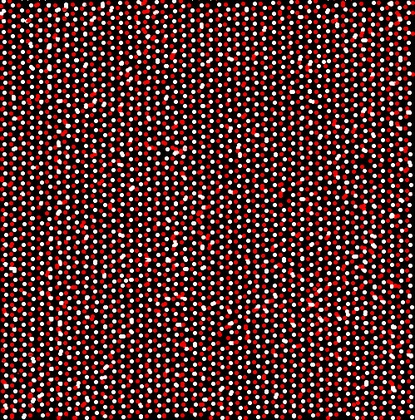
%> input picture 项目一着色底图1.jpg, 415 x 420 px, shrunk from 499 x 505 before the run
$ octave zhuose.m   (GNU Octave 9; MATLAB toolbox functions it lacks are replaced by stand-ins)
%> lines starting %> are read from the running program, lines starting %| are printed output that depends on the picture; in (x1, y1, x2, y2) boxes, pixels count from 0 and x2, y2 are one past the last pixel; in counts of white or black regions, pixels touching at a corner belong together; the program's own positions count from 1
### redTransformer.m
%% 红色通道映射函数
function R = redTransformer(X)
R = zeros(size(X));
R(X < 90) = 0;
R(100 <= X & X < 129) =255;%S+S黄色
R(129 <= X & X < 161) =160;%Mo紫色
R(161 <= X & X < 186) =0;%S+Se绿色
R(186<= X & X < 200) =0;%Se+Se青色(上限原为246)
R(200 <= X) =255;%W红色
end

### gray2rgb.m
%% 灰度图转换为彩色图
function I = gray2rgb(X)
R = redTransformer(X);
G = greenTransformer(X);
B = blueTransformer(X);
I(:,:,1) = R;
I(:,:,2) = G;
I(:,:,3) = B;
I = uint8(I);
end

### blueTransformer.m
%% 蓝色通道映射函数
function B = blueTransformer(X)
B = zeros(size(X));
B(X < 90) = 0;
B(100 <= X & X < 129) =0;
B(129 <= X & X < 161) =240;
B(161 <= X & X < 186) =0;
B(186<= X & X < 200) =255;
B(X >=200) = 0;
end

### greenTransformer.m
%% 绿色通道映射函数
function G = greenTransformer(X)
G = zeros(size(X));
G(X < 90) = 0;
G(100 <= X & X < 129) =255;
G(129 <= X & X < 161) =32;
G(161 <= X & X < 186) =255;
G(186<= X & X < 200) =255;
G(X >=200) = 0;
end

### zhuose.m
clear
clc
im_rgb = imread('项目一着色底图1.jpg');
%> im_rgb is the input picture: size 420x415x3 uint8; mean R, G, B 86.7, 46.1, 46.2
im_gray = rgb2gray(im_rgb);
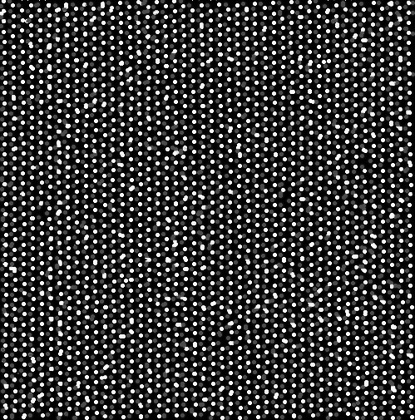
%> im_gray: size 420x415 uint8; min 0, max 255, mean 58.2
[r,c]=size(im_gray);
%> r = 420; c = 415
for i=1:c
    for j=1:r
        if im_gray(j,i) < 200 && im_gray(j,i) > 60
            im_gray(j,i) = 100;
        elseif im_gray(j,i)<20
                im_gray(j,i) = 0;
        end
    end
end
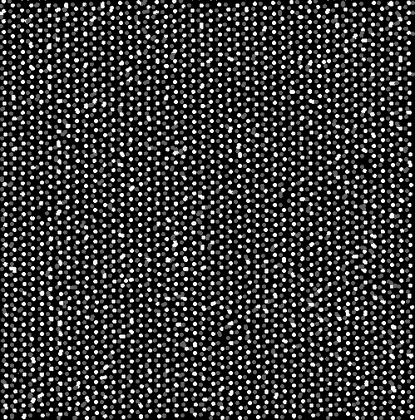
%> im_gray: size 420x415 uint8; min 0, max 255, mean 56.2
im_gray2rgb = gray2rgb(im_gray);
%> in redTransformer, `R(X < 90) = 0;`: R: size 420x415 double; every value is 0
%> in redTransformer, `R(100 <= X & X < 129) =255;`:
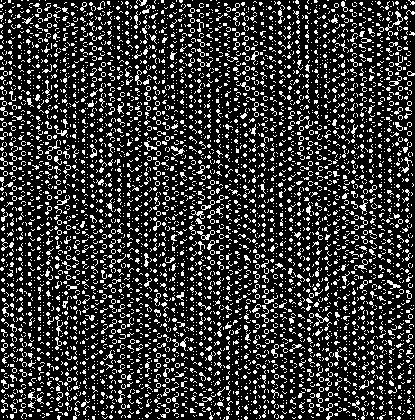
%> R: size 420x415 double; 21% white in thin lines or dots
%> in redTransformer, `R(200 <= X) =255;`:
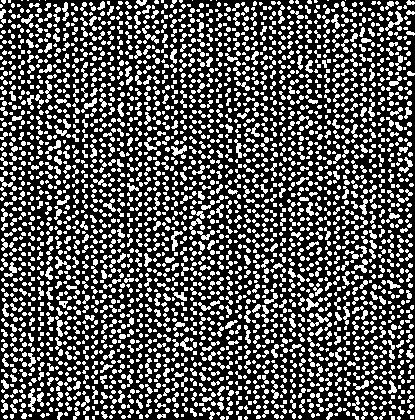
%> R: size 420x415 double; 33.5% white; 3044 white regions (2162 under 20 px), largest, box (x1, y1, x2, y2) and area: (385, 11, 403, 31) 107, (307, 313, 329, 327) 103, (28, 388, 36, 412) 101
%> in gray2rgb, `I(:,:,3) = B;`:
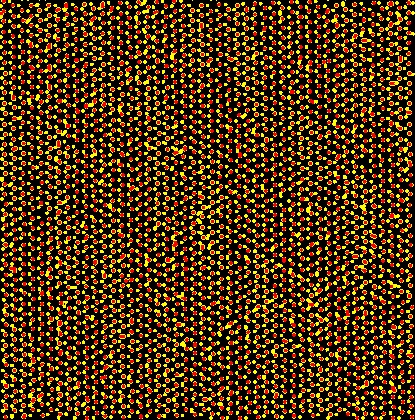
%> I: size 420x415x3 double; mean R, G, B 85.4, 53.5, 0
figure
imshow(im_gray2rgb);

$ run again, with 000000.tif.jpg copied over 项目一着色底图1.jpg
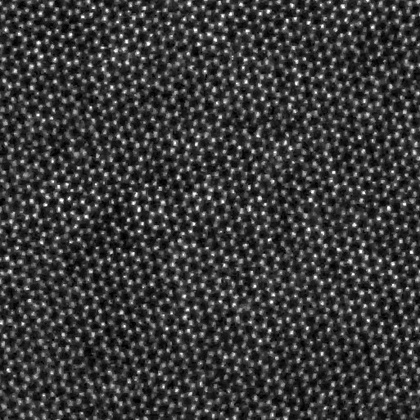
%> input picture 000000.tif.jpg, 420 x 420 px, shrunk from 513 x 513 before the run
%> im_rgb is the input picture: size 420x420x3 uint8; min 0, max 255, mean 57.6
%> in redTransformer, `R(200 <= X) =255;`:
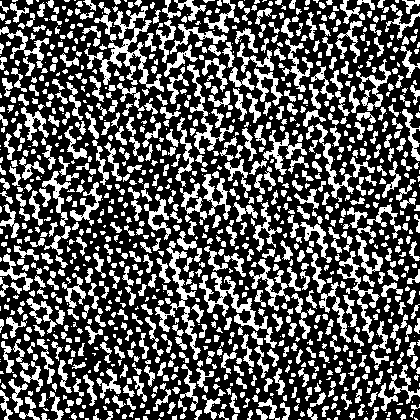
%> R: size 420x420 double; 34.7% white; 1104 white regions (324 under 20 px), largest, box (x1, y1, x2, y2) and area: (84, 6, 164, 92) 1512, (199, 272, 277, 348) 1103, (155, 241, 201, 360) 976
%> in gray2rgb, `I(:,:,3) = B;`:
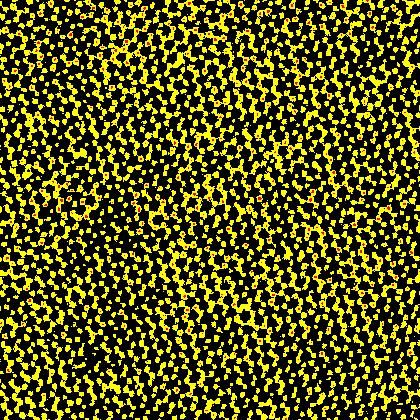
%> I: size 420x420x3 double; mean R, G, B 88.5, 86.2, 0

$ run again, with 111.jpg copied over 项目一着色底图1.jpg
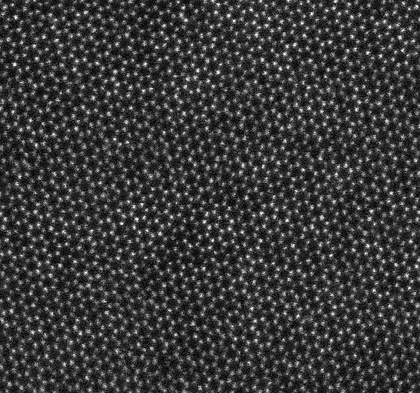
%> input picture 111.jpg, 420 x 393 px, shrunk from 547 x 512 before the run
%> im_rgb is the input picture: size 393x420x3 uint8; min 0, max 255, mean 57.7
%> in redTransformer, `R(200 <= X) =255;`:
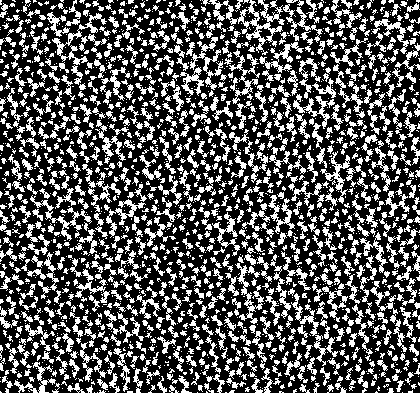
%> R: size 393x420 double; 34% white; 2131 white regions (1350 under 20 px), largest, box (x1, y1, x2, y2) and area: (209, 0, 285, 55) 1037, (291, 293, 338, 366) 510, (235, 263, 264, 324) 504
%> in gray2rgb, `I(:,:,3) = B;`:
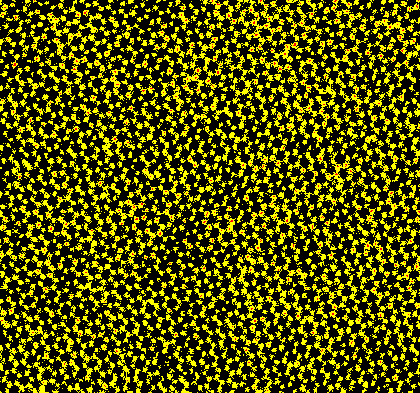
%> I: size 393x420x3 double; mean R, G, B 86.7, 84.7, 0

$ run again, with 15.52.46 Scanning Acquire_0015.tif.jpg copied over 项目一着色底图1.jpg
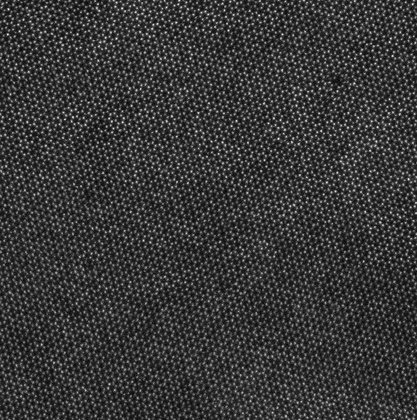
%> input picture 15.52.46 Scanning Acquire_0015.tif.jpg, 417 x 420 px, shrunk from 1017 x 1024 before the run
%> im_rgb is the input picture: size 420x417x3 uint8; min 0, max 252, mean 56
%> in redTransformer, `R(200 <= X) =255;`:
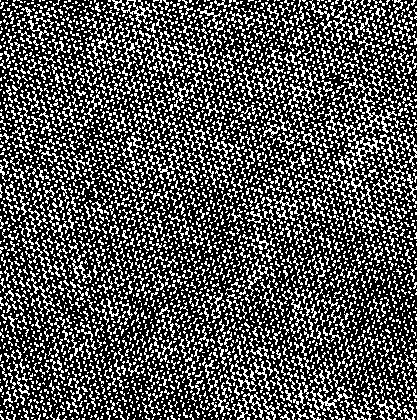
%> R: size 420x417 double; 32% white in thin lines or dots
%> in gray2rgb, `I(:,:,3) = B;`:
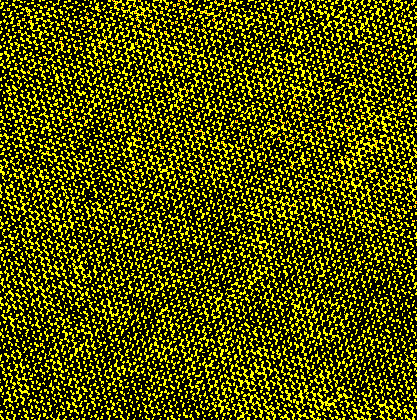
%> I: size 420x417x3 double; mean R, G, B 81.7, 81.3, 0
